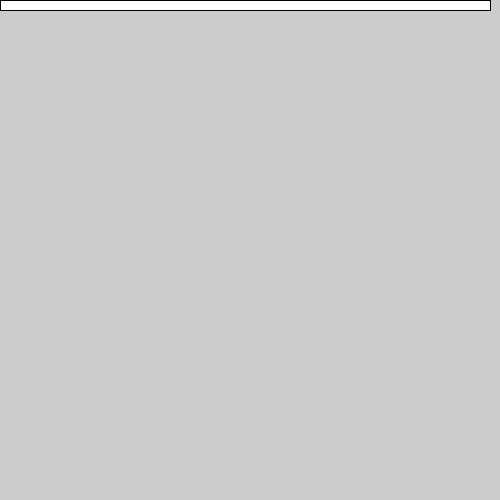
Frame 1 (no input)
Frame 60 (the mouse pressed at the canvas centre just before this capture): identical to frame 1, image omitted
Frame 120 (the mouse held since frame 60 and released just before this capture): identical to frame 1, image omitted

The Processing sketch that drew this single still picture (run headless with seeded random() and noise(); from frame 60 on, the mouse is pressed at the canvas centre):

// Processing sketch: aug12b_timebar
// ── aug12b_timebar.pde
//simple time bar
int time=0;
void setup(){
  size(500,500);
}

void draw(){
  if(millis()>3000){
    time++;
  }
  rect(time,0,width-10,10);
}
